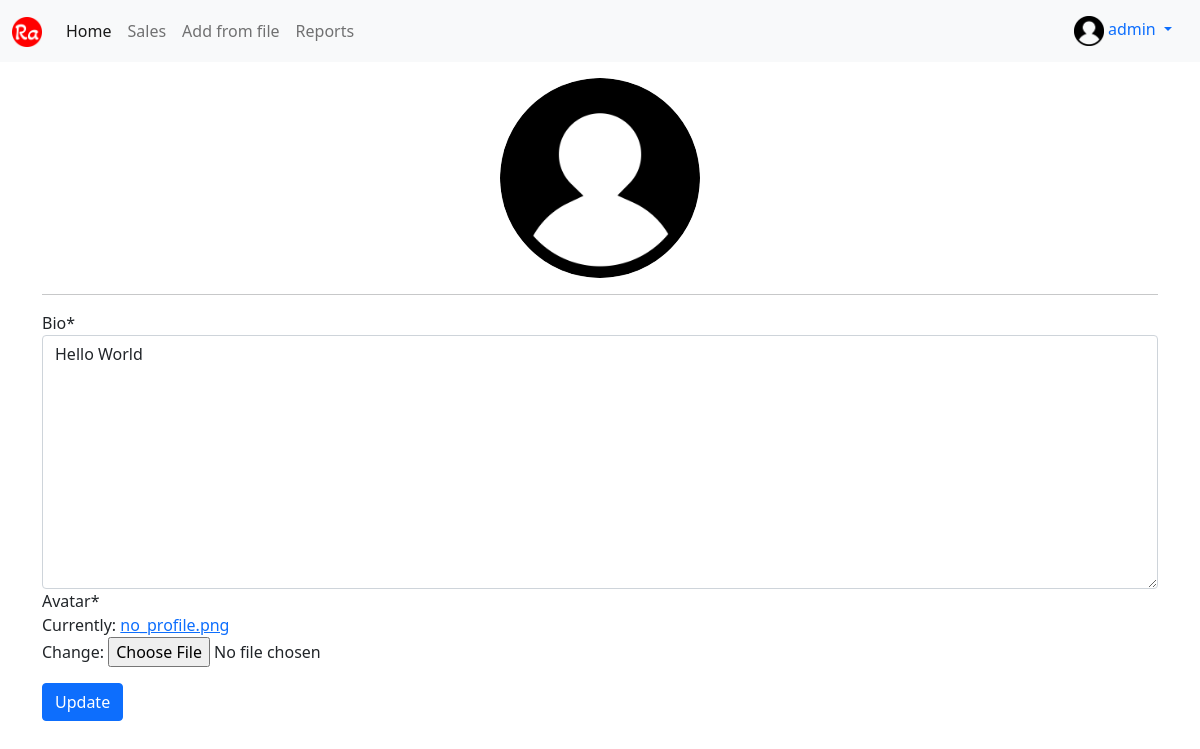
Page /profiles/ (signed in) on the committed database.
### profiles/models.py (models this page shows, shortened)
class Profile(models.Model):
    user = models.OneToOneField(User, on_delete=models.CASCADE)
    bio = models.TextField(default="No bio...")
    avatar = models.ImageField(upload_to="profiles", default="no_profile.png")
    created = models.DateTimeField(auto_now_add=True)
    updated = models.DateTimeField(auto_now=True)

### profiles/views.py (the view)
# urls.py: path('', views.profile_view, name="profile_view")
@login_required
def profile_view(request):
    profile = Profile.objects.get(user=request.user)
    form = ProfileForm(request.POST or None, request.FILES or None, instance=profile)
    confirm = False
    if form.is_valid():
        form.save()
        confirm = True
    context = {
        "profile": profile,
        "form": form,
        "confirm": confirm
    }
    return render(request, "profiles/main.html", context)

### profiles/forms.py
class ProfileForm(forms.ModelForm):
    class Meta:
        model = Profile
        exclude = ("user",)

### profiles/templates/profiles/main.html (shortened to what this page needs)
{% extends 'base.html' %}
{% load crispy_forms_tags %}
{% block content %}
    <div class="text-center">
        <img src="{{ profile.avatar.url }}" class="avatar-big">
    </div>
    <hr>
    <form action="" method="POST" enctype="multipart/form-data">
        {{ form|crispy }}
        <button type="submit" class="btn btn-primary mt-3">Update</button>
    </form>
{% endblock content %}

### templates/navbar.html (shortened to what this page needs)
{% load static %}
<nav class="navbar navbar-expand-lg navbar-light bg-light">
  <div class="container-fluid">
    <a class="navbar-brand" href=""><img src="{% static 'logo.png' %}" class="logo-sm"></a>
    <div class="collapse navbar-collapse" id="navbarNav">
      <ul class="navbar-nav">
        <li class="nav-item">
          <a class="nav-link active" href="{% url 'sales:home' %}">Home</a>
        </li>
        <li class="nav-item">
          <a class="nav-link" href="{% url 'sales:list' %}">Sales</a>
        </li>
        <li class="nav-item">
          <a class="nav-link" href="{% url 'sales:from_file' %}">Add from file</a>
        </li>
        <li class="nav-item">
          <a class="nav-link" href="{% url 'reports:list' %}">Reports</a>
        </li>
      </ul>
    </div>
    {% if request.user.is_authenticated %}
      <div class="nav-item dropdown">
        <div class="nav-link dropdown-toggle" id="navbarDropdownMenuLink" role="button" data-bs-toggle="dropdown" aria-expanded="false">
          <img src="{{ request.user.profile.avatar.url }}" class="avatar-sm">&nbsp;{{request.user}}
        </div>
      </div>
    {% endif %}
  </div>
</nav>

### static/style.css (style rules this page uses)
.avatar-big { height: 200px; width: 200px; border-radius: 50%; }
.avatar-sm { height: 30px; width: auto; }
.logo-sm { height: 30px; width: auto; }

### rows in the picture
Profile: avatar (picture), bio "Hello World"

### other values in the picture
{{ request.user }} "admin"
